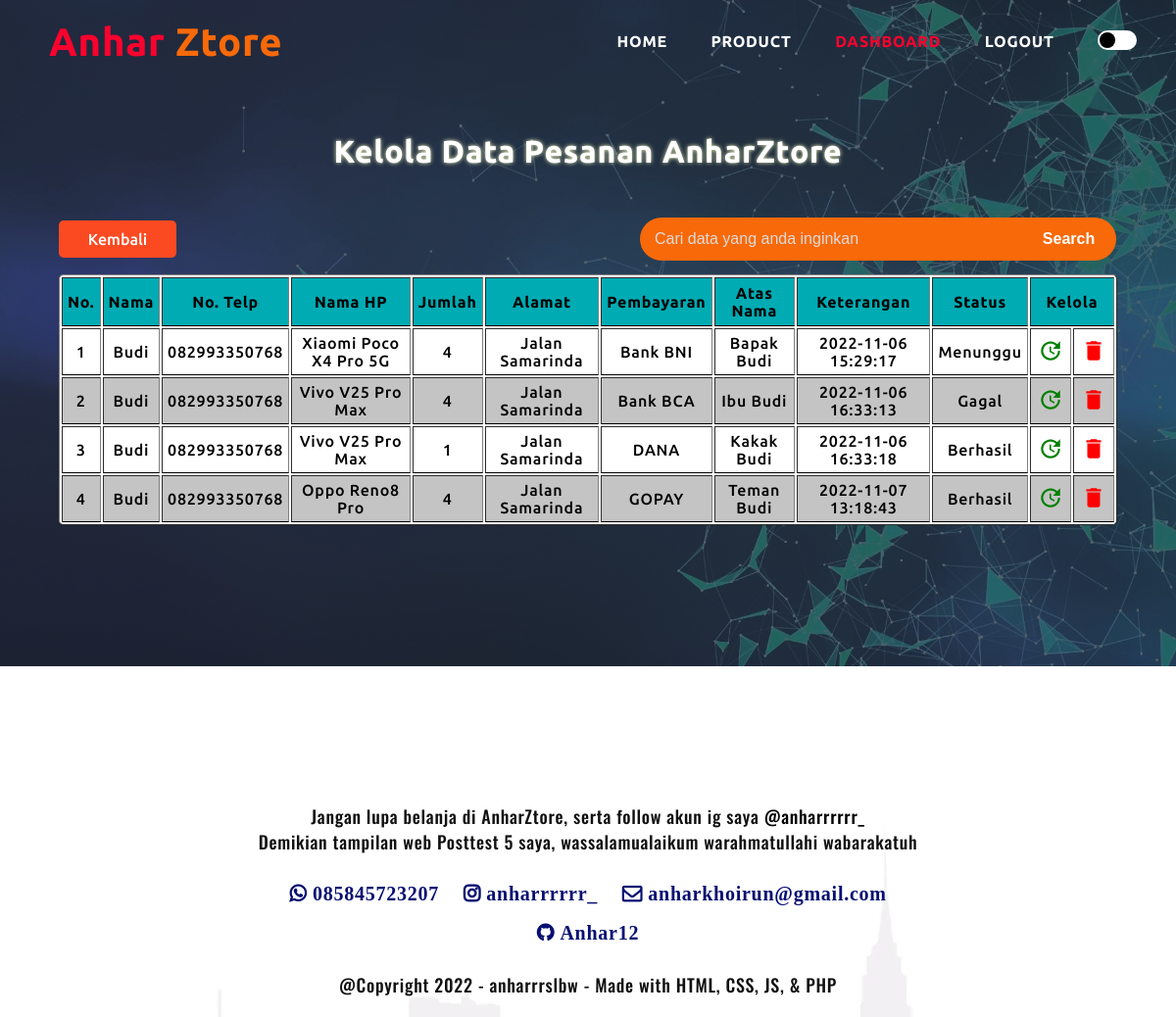
The app's page /pengguna/admin/kelola-pesanan.php (signed in) with its own data.
### tables this page shows
CREATE TABLE `pesanan` (
  `id_pesanan` int(10) NOT NULL,
  `id_user` int(10) NOT NULL,
  `id_produk` int(10) NOT NULL,
  `metode_pembayaran` varchar(100) NOT NULL,
  `jumlah` int(10) NOT NULL,
  `total_harga` int(10) NOT NULL,
  `keterangan_waktu` timestamp NOT NULL DEFAULT current_timestamp() ON UPDATE current_timestamp(),
  `atas_nama` varchar(100) NOT NULL,
  `status` enum('menunggu','berhasil','gagal') NOT NULL
);

CREATE TABLE `user` (
  `id_user` int(10) NOT NULL,
  `role` enum('admin','user') NOT NULL,
  `username` varchar(100) NOT NULL,
  `password` varchar(100) NOT NULL,
  `email` varchar(100) NOT NULL,
  `no_hp` varchar(16) NOT NULL,
  `alamat` text NOT NULL
);

CREATE TABLE `produk` (
  `id_produk` int(10) NOT NULL,
  `nama` varchar(100) NOT NULL,
  `harga` int(10) NOT NULL,
  `kategori` varchar(50) NOT NULL,
  `deskripsi` text NOT NULL,
  `stock` int(10) NOT NULL,
  `keterangan` timestamp NOT NULL DEFAULT current_timestamp() ON UPDATE current_timestamp(),
  `gambar` varchar(100) NOT NULL
);

### pengguna/admin/kelola-pesanan.php (the view, shortened to what this page needs)
<?php
    require "../../koneksi.php";
?>
<!DOCTYPE html>
<html lang="en">
<head>
    <link rel="stylesheet" href="../../style.css">
    <link rel="stylesheet" href="https://stackpath.bootstrapcdn.com/font-awesome/4.7.0/css/font-awesome.min.css">
</head>
<body>
    <div class="atas">
        <nav>
            <a href="index.html" id="logo"> Anhar <font color="#f86909"> Ztore </font> </a>
            <div class="navbar">
                <ul>
                    <li> <a href="admin.php"> HOME </a></li>
                    <li> <a href="../../produk/admin_list_barang.php"> PRODUCT </a></li>
                    <li> <a href="kelola.php" style="color: #fa022e;"> DASHBOARD </a></li>
                    <li> <a href="../../logout.php"> LOGOUT </a></li>
                    <li>
                        <label>
                            <span class="check"></span>
                        </label>
                    </li>
                </ul>
            </div>
        </nav>
        <div class="crud">
            <h1> Kelola Data Pesanan AnharZtore </h1>
            <form action="" class="search_barang" method="GET">
                <div class="btn-kelola">
                    <button> <a href="kelola.php">Kembali</a> </button>
                </div>
                <div class="search" style="width: 45%;">
                    <input type="text" placeholder="Cari data yang anda inginkan" maxlength="50" class="anu_search" name="cari" style="color: #ffffff;">
                    <button type="submit" name="search" class="searching">Search</button>
                </div>
            </form>
            <table border="1">
                <tr height="50px">
                    <th> No. </th>
                    <th> Nama </th>
                    <th> No. Telp </th>
                    <th> Nama HP </th>
                    <th> Jumlah </th>
                    <th> Alamat </th>
                    <th> Pembayaran </th>
                    <th> Atas Nama </th>
                    <th> Keterangan </th>
                    <th> Status </th>
                    <th colspan="2"> Kelola </th>
                </tr>
                <?php
                    if (isset($_GET["search"])) {
                        $keyword = $_GET["cari"];
                        $result =   mysqli_query(
                                    $conn, "SELECT * FROM pesanan
                                            INNER JOIN user ON pesanan.id_user = user.id_user
                                            INNER JOIN produk ON pesanan.id_produk = produk.id_produk
                                            WHERE   user.username LIKE '%$keyword%' OR
                                                    user.no_hp LIKE '%$keyword%' OR
                                                    produk.nama LIKE '%$keyword%' OR
                                                    jumlah LIKE '%$keyword%' OR
                                                    user.alamat LIKE '%$keyword%' OR
                                                    metode_pembayaran LIKE '%$keyword%' OR
                                                    atas_nama LIKE '%$keyword%' OR
                                                    `status` LIKE '%$keyword%'");
                    }
                    else {
                        $result = mysqli_query(
                                    $conn, "SELECT * FROM pesanan
                                            INNER JOIN user ON pesanan.id_user = user.id_user
                                            INNER JOIN produk ON pesanan.id_produk = produk.id_produk");
                    }
                    $pesanan = [];
                    while ($row = mysqli_fetch_assoc($result)) {
                        $pesanan[] = $row;
                    }
                    $i = 1;
                    foreach ($pesanan as $pesan):
                ?>
                <tr>
                    <td> <?php echo $i ;?> </td>
                    <td> <?php echo ucwords($pesan['username']) ;?> </td>
                    <td> <?php echo $pesan['no_hp'] ;?> </td>
                    <td> <?php echo $pesan['nama'] ;?> </td>
                    <td> <?php echo $pesan['jumlah'] ;?> </td>
                    <td> <?php echo $pesan['alamat'] ;?> </td>
                    <td> <?php echo $pesan['metode_pembayaran'] ;?> </td>
                    <td> <?php echo $pesan['atas_nama'] ;?> </td>
                    <td> <?php echo $pesan['keterangan_waktu'] ;?> </td>
                    <td> <?php echo ucwords($pesan['status']) ;?> </td>
                    <td width="4%"> <a href="../../pesanan/admin-edit-pesanan.php?id=<?php echo $pesan['id_pesanan']; ?>" class="updt"> <i class="material-icons" style="font-size:26px;color:green">update</i> </td> </a>
                    <td width="4%"> <a href="../../pesanan/hapus.php?id=<?php echo $pesan['id_pesanan']; ?>" class = "dlt"> <i class="material-icons" style="font-size:26px;color:red">delete</i> </a> </td>
                </tr>
                <?php
                    $i++;
                    endforeach;
                ?>
            </table>
        </div>
    </div>
    <div class="bawah">
        <footer class="footerAbout">
            <div class="footer">
                <p>
                    Jangan lupa belanja di AnharZtore, serta follow akun ig saya <a href="https://www.instagram.com/anharrrrrr_/" id="ig"> @anharrrrrr_ </a>
                    <br>
                    Demikian tampilan web Posttest 5 saya, wassalamualaikum warahmatullahi wabarakatuh
                </p>
            </div>
            <div id="kontak">
                <i class="fa fa-whatsapp"> 085845723207 </i>
                <i class="fa fa-instagram"> anharrrrrr_ </i>
                <i class="fa fa-envelope-o"> anharkhoirun@gmail.com </i>
                <i class="fa fa-github"> Anhar12 </i>
            </div>
            <p> @Copyright 2022 - anharrrslbw - Made with HTML, CSS, JS, & PHP </p>
        </footer>
    </div>
</body>
</html>

### style.css (style rules this page uses)
* { margin: 0; padding: 0; scroll-behavior: smooth; }
:root { --Atas-color: linear-gradient(rgba(30, 34, 51, 0.7),rgba(30, 34, 51, 0.7)), url(assets/bg.jpg); --Bawah-color: url(img/bg2.jpg); --h1produk-color: rgb(8, 8, 53); --h1produk-shadow: 1px 1px 3px red; --pproduk-color: rgb(85, 81, 81); --kolom-color: #dafaf8; --kolom-shadow: rgb(108, 108, 108); --kolom-hover: rgb(55, 82, 255); --h1review-color: rgb(8, 8, 53); --kolomreview-color: #e9f9f7; --preview-color: black; --fareview-color: rgb(6, 15, 114); --form-color:linear-gradient(rgba(180,180,180,0.6871790952709209) 0%, rgba(180,180,180,0.7123891793045343)); --tampil-color: linear-gradient(rgba(17,100,98,1) 0%, rgba(15,13,106,1) 100%); --form-shadow: 0px 0px 5px white; }
body { letter-spacing: 0.75px; font-size: 16px; font-weight: 500; }
.check:before, .check:after { border-radius: 50%; content: ''; position: absolute; top: 2px; transition: transform 0.5s ease; height: 16px; width: 16px; }
.check:before { background-color: #000; left: 2px; }
.check { background-color: #fff; border-radius: 20px; cursor: pointer; display: block; height: 20px; overflow: hidden; position: relative; transition: background-color 0.5s ease-in; box-shadow: 0.5s ease-in; width: 40px; }
.atas { min-height: 650px; height: auto; width: 100%; background-image: var(--Atas-color); background-position: center; background-size: cover; position: static; font-family: 'Ubuntu', sans-serif; text-align: center; margin: auto; z-index: 1; padding-bottom: 30px; }
nav { padding-top: 20px; padding-bottom: 20px; display: flex; padding-left: 50px; justify-content: space-between; align-items: center; }
#logo { color: rgb(248, 240, 227); font-size: 40px; text-decoration: none; font-weight: 700; }
.navbar { float: right; }
.navbar ul li { list-style: none; display: inline-block; padding-right: 40px; position: static; }
.navbar ul li a { font-weight: 600; color: white; text-decoration: none; font-family: 'Ubuntu', sans-serif; font-size: 16px; }
.navbar ul li::after { content: ''; width: 0%; height: 2px; background: rgb(182, 7, 7); display: flex; margin: auto; transition: 0.3s; }
.search_barang { width: 90%; margin: auto; display: flex; justify-content: space-between; align-items: center; }
.crud .search_barang .btn-kelola { margin-left: 0; }
.search_barang .btn-kelola button { margin-top: 0; margin-bottom: 0; }
.search { width: 40%; text-align: center; display: flex; justify-content: center; align-items: center; height: 40px; border: 1px solid transparent; }
.search .searching { border-top-left-radius: 0; border-bottom-left-radius: 0; border-top-right-radius: 40px; border-bottom-right-radius: 40px; font-weight: bold; background-color: #f86909; color: #ffffff; font-size: 16px; border-radius: none; border: 1px solid transparent; width: 25%; padding: 12px; margin: 0; cursor: pointer; transition: all 0.5s; }
.anu_search { font-size: 16px; border-top-left-radius: 40px; border-bottom-left-radius: 40px; padding: 12px; padding-left: 14px; background-color: #f86909; border: 1px solid transparent; outline: none; width: 100%; }
footer { padding-top: 50px; text-align: center; }
footer p { color: var(--preview-color); font-family: 'Oswald', sans-serif; font-size: 18px; font-weight: 500; padding-bottom: 20px; padding-top: 20px; color: #101010; }
#ig { text-decoration: none; color: var(--preview-color); }
footer .fa { color: var(--fareview-color); font-size: 20px; padding: 10px; font-weight: bold; }
#kontak { margin: auto; width: 60%; border-radius: 10px; }
.bawah { padding-top: 70px; background: var(--Bawah-color); background-size: cover; width: 100%; }
.crud h1 { margin-top: 50px; margin-bottom: 50px; color: white; text-shadow: 0 0 4px #E5EBB2; }
table { background: white; border-radius: 5px; margin: auto; width: 90%; margin-top: 15px; }
table tr:nth-child(odd) { background: rgb(197, 196, 196); }
table td, th { padding: 5px; border-bottom: 1px solid black; }
table th { background: #00ABB3; position: sticky; }
.crud .btn-kelola { margin-left: 67px; }
.crud button { margin-right: 15px; margin-top: 40px; margin-bottom: 15px; width: 120px; padding-top: 10px; border-radius: 5px; padding-bottom: 10px; background: #fb4a22; float: left; border: none; outline: none; }
.crud button a { font-size: 16px; font-family: 'Ubuntu'; font-weight: 500; text-decoration: none; color: white; }
table a { text-decoration: none; color: black; }
.material-icons { transition: 0.3s all linear; }

### records on screen
pesanan: id_user.username "Budi", id_user.no_hp "082993350768", id_produk.nama "Xiaomi Poco X4 Pro 5G", jumlah "4", id_user.alamat "Jalan Samarinda", metode_pembayaran "Bank BNI", atas_nama "Bapak Budi", keterangan_waktu "2022-11-06 15:29:17", status "Menunggu"
pesanan: id_user.username "Budi", id_user.no_hp "082993350768", id_produk.nama "Vivo V25 Pro Max", jumlah "4", id_user.alamat "Jalan Samarinda", metode_pembayaran "Bank BCA", atas_nama "Ibu Budi", keterangan_waktu "2022-11-06 16:33:13", status "Gagal"
pesanan: id_user.username "Budi", id_user.no_hp "082993350768", id_produk.nama "Vivo V25 Pro Max", jumlah "1", id_user.alamat "Jalan Samarinda", metode_pembayaran "DANA", atas_nama "Kakak Budi", keterangan_waktu "2022-11-06 16:33:18", status "Berhasil"
pesanan: id_user.username "Budi", id_user.no_hp "082993350768", id_produk.nama "Oppo Reno8 Pro", jumlah "4", id_user.alamat "Jalan Samarinda", metode_pembayaran "GOPAY", atas_nama "Teman Budi", keterangan_waktu "2022-11-07 13:18:43", status "Berhasil"
